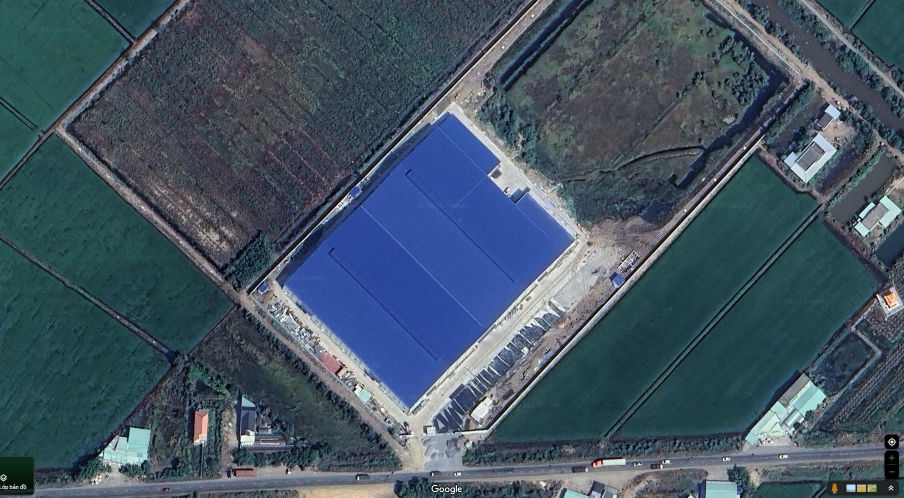
#> input picture DATTLT - HK2433/BackEnd/Model/IMG/test3.png, 1808 x 995 px, found by its file name (shown at 1/2 size)
$ jupyter execute test.ipynb
#> lines starting #> are read from the running program, lines starting #| are printed output that depends on the picture; after the words box and inside, x2 and y2 are one past the last pixel; in counts of white or black regions, pixels touching at a corner belong together
[cell 1]
import cv2
import numpy as np
import matplotlib.pyplot as plt

# Load image
img = cv2.imread('test3.png')
#> img is the input picture: shape (995, 1808, 3); mean B, G, R 99, 84.6, 67.1
gray = cv2.cvtColor(img, cv2.COLOR_BGR2GRAY)
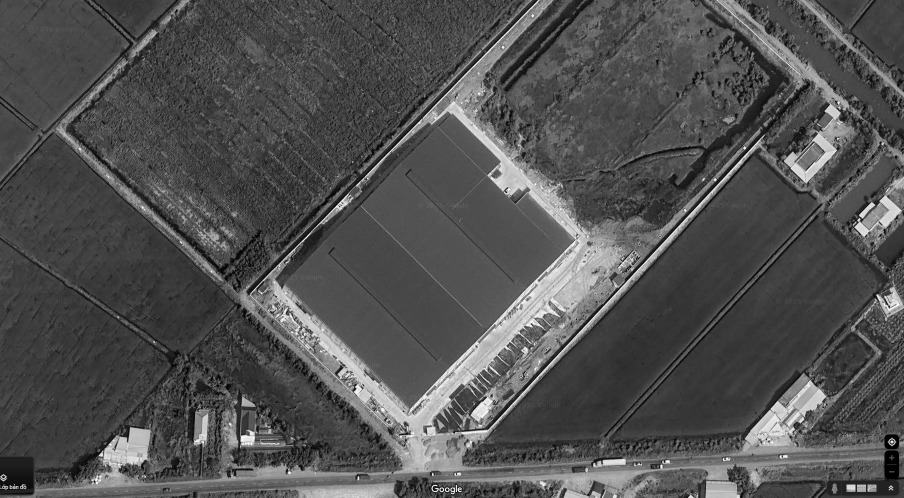
#> gray: shape (995, 1808) (shown at 1/2 size); min 0, max 255, mean 81

# Edge detection
edges = cv2.Canny(gray, 200, 260)
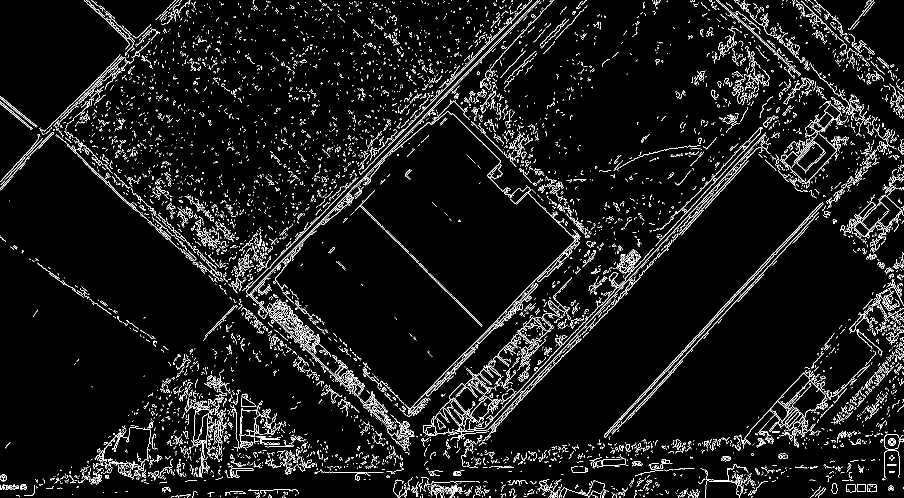
#> edges: shape (995, 1808) (shown at 1/2 size); 6% white in thin lines or dots


# Morphological operations to clean noise
kernel = np.ones((5,5), np.uint8)
edges = cv2.dilate(edges, kernel, iterations=1)
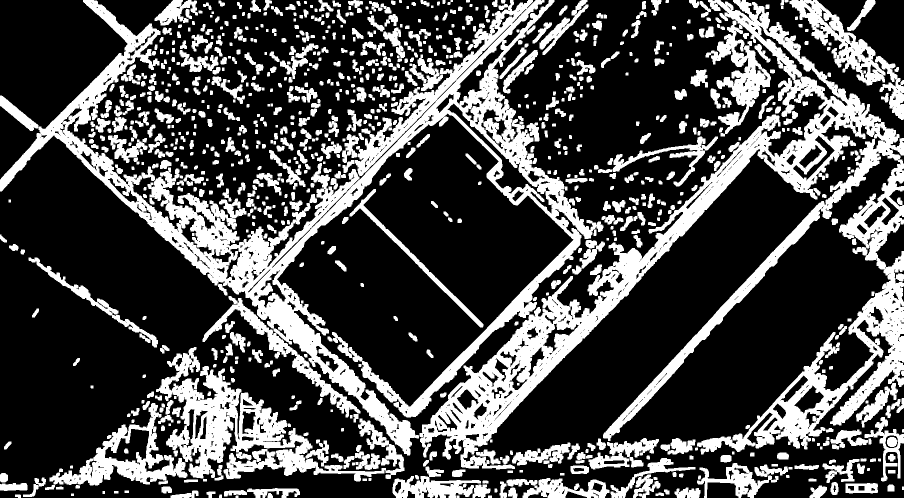
#> edges: shape (995, 1808) (shown at 1/2 size); 29.3% white; 898 white regions, largest, box (x1, y1, x2, y2) and area: (0, 0, 1808, 939) 301018, (312, 694, 809, 963) 36893, (99, 806, 375, 971) 12397
edges = cv2.erode(edges, kernel, iterations=1)
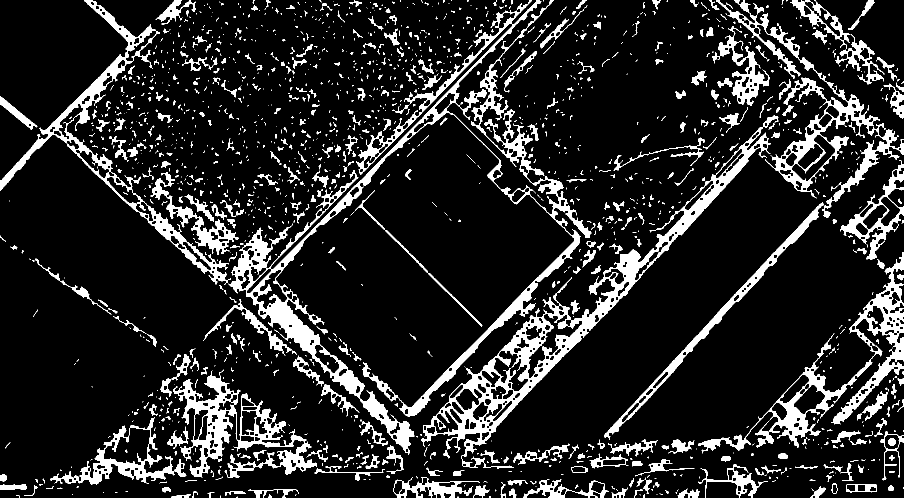
#> edges: shape (995, 1808) (shown at 1/2 size); 13.5% white; 1656 white regions (1145 under 20 px), largest, box (x1, y1, x2, y2) and area: (457, 0, 1183, 909) 36095, (842, 254, 1541, 937) 31605, (1396, 504, 1808, 907) 17097

plt.imshow(cv2.cvtColor(edges, cv2.COLOR_BGR2RGB))
plt.show()
# Find contours
contours, _ = cv2.findContours(edges, cv2.RETR_EXTERNAL, cv2.CHAIN_APPROX_SIMPLE)
#> contours = 1645 contours, 1302 with area under 20; largest, box (x1, y1, x2, y2) and area: (842, 254, 1541, 937) 46930, (457, 0, 1183, 909) 41114, (1396, 504, 1808, 907) 22056, (1432, 0, 1808, 436) 21336, (0, 0, 457, 569) 20350

# Draw the largest contour (likely the house roof)
contour_img = img.copy()
contours = sorted(contours, key=cv2.contourArea, reverse=True)
cv2.drawContours(contour_img, [contours[0]], -1, (0,255,0), 2)
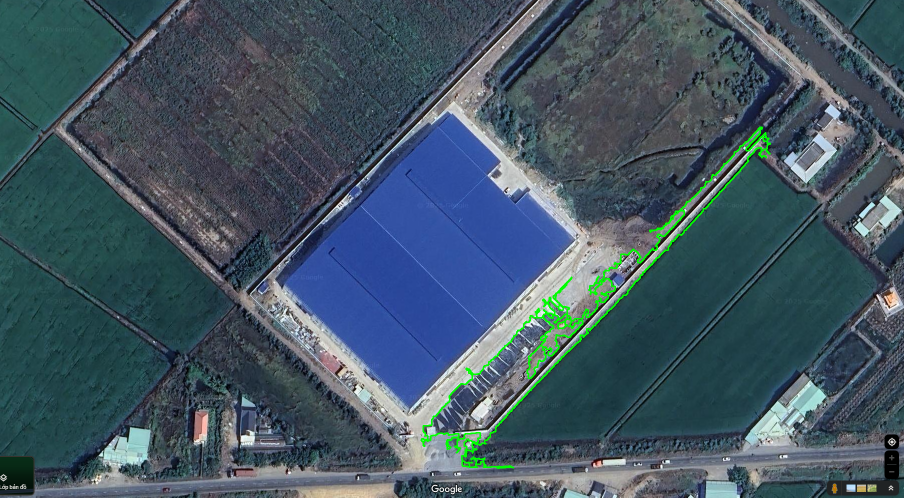
#> contour_img: shape (995, 1808, 3) (shown at 1/2 size); 0.81% of pixels changed, all inside (x1, y1, x2, y2) = (841, 253, 1542, 938)

plt.imshow(cv2.cvtColor(contour_img, cv2.COLOR_BGR2RGB))
plt.title("Detected Roof Border")
plt.show()
